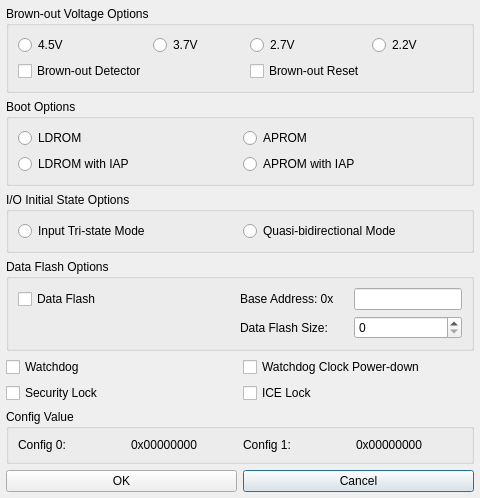
<?xml version="1.0" encoding="UTF-8"?>
<ui version="4.0">
 <class>Dialog</class>
 <widget class="QDialog" name="Dialog">
  <property name="geometry">
   <rect>
    <x>0</x>
    <y>0</y>
    <width>480</width>
    <height>349</height>
   </rect>
  </property>
  <layout class="QGridLayout" name="outer_layout">
   <property name="leftMargin">
    <number>6</number>
   </property>
   <property name="topMargin">
    <number>6</number>
   </property>
   <property name="rightMargin">
    <number>6</number>
   </property>
   <property name="bottomMargin">
    <number>6</number>
   </property>
   <property name="spacing">
    <number>6</number>
   </property>
   <item row="2" column="2" colspan="2">
    <widget class="QGroupBox" name="IDC_GROUP_IO_STATE">
     <property name="title">
      <string>I/O Initial State Options</string>
     </property>
     <layout class="QHBoxLayout" name="layout_IDC_GROUP_IO_STATE">
      <item>
       <widget class="QRadioButton" name="IDC_RADIO_IO_TRI">
        <property name="text">
         <string>Input Tri-state Mode</string>
        </property>
       </widget>
      </item>
      <item>
       <widget class="QRadioButton" name="IDC_RADIO_IO_BI">
        <property name="text">
         <string>Quasi-bidirectional Mode</string>
        </property>
       </widget>
      </item>
     </layout>
    </widget>
   </item>
   <item row="6" column="2" colspan="2">
    <widget class="QGroupBox" name="IDC_GROUP_CONFIG_VALUE">
     <property name="title">
      <string>Config Value</string>
     </property>
     <layout class="QHBoxLayout" name="layout_IDC_GROUP_CONFIG_VALUE">
      <item>
       <widget class="QLabel" name="IDC_STATIC_CONFIG_0">
        <property name="text">
         <string>Config 0:</string>
        </property>
       </widget>
      </item>
      <item>
       <widget class="QLabel" name="IDC_STATIC_CONFIG_VALUE_0">
        <property name="text">
         <string>0x00000000</string>
        </property>
       </widget>
      </item>
      <item>
       <widget class="QLabel" name="IDC_STATIC_CONFIG_1">
        <property name="text">
         <string>Config 1:</string>
        </property>
       </widget>
      </item>
      <item>
       <widget class="QLabel" name="IDC_STATIC_CONFIG_VALUE_1">
        <property name="text">
         <string>0x00000000</string>
        </property>
       </widget>
      </item>
     </layout>
    </widget>
   </item>
   <item row="0" column="2" colspan="2">
    <widget class="QGroupBox" name="IDC_GROUP_BROWN_OUT_VOLTAGE">
     <property name="title">
      <string>Brown-out Voltage Options</string>
     </property>
     <layout class="QGridLayout" name="gridLayout_3">
      <item row="0" column="0">
       <widget class="QRadioButton" name="IDC_RADIO_BOV_0">
        <property name="text">
         <string>4.5V</string>
        </property>
       </widget>
      </item>
      <item row="0" column="1">
       <widget class="QRadioButton" name="IDC_RADIO_BOV_1">
        <property name="text">
         <string>3.7V</string>
        </property>
       </widget>
      </item>
      <item row="0" column="2">
       <widget class="QRadioButton" name="IDC_RADIO_BOV_2">
        <property name="text">
         <string>2.7V</string>
        </property>
       </widget>
      </item>
      <item row="0" column="3">
       <widget class="QRadioButton" name="IDC_RADIO_BOV_3">
        <property name="text">
         <string>2.2V</string>
        </property>
       </widget>
      </item>
      <item row="1" column="0">
       <widget class="QCheckBox" name="IDC_CHECK_BROWN_OUT_DETECT">
        <property name="text">
         <string>Brown-out Detector</string>
        </property>
       </widget>
      </item>
      <item row="1" column="2">
       <widget class="QCheckBox" name="IDC_CHECK_BROWN_OUT_RESET">
        <property name="text">
         <string>Brown-out Reset</string>
        </property>
       </widget>
      </item>
     </layout>
    </widget>
   </item>
   <item row="1" column="2" colspan="2">
    <widget class="QGroupBox" name="IDC_GROUP_BOOT_SELECT">
     <property name="title">
      <string>Boot Options</string>
     </property>
     <layout class="QGridLayout" name="gridLayout_2">
      <item row="0" column="0">
       <widget class="QRadioButton" name="IDC_RADIO_BS_LDROM">
        <property name="text">
         <string>LDROM</string>
        </property>
       </widget>
      </item>
      <item row="0" column="1">
       <widget class="QRadioButton" name="IDC_RADIO_BS_APROM">
        <property name="text">
         <string>APROM</string>
        </property>
       </widget>
      </item>
      <item row="1" column="0">
       <widget class="QRadioButton" name="IDC_RADIO_BS_LDROM_APROM">
        <property name="text">
         <string>LDROM with IAP</string>
        </property>
       </widget>
      </item>
      <item row="1" column="1">
       <widget class="QRadioButton" name="IDC_RADIO_BS_APROM_LDROM">
        <property name="text">
         <string>APROM with IAP</string>
        </property>
       </widget>
      </item>
     </layout>
    </widget>
   </item>
   <item row="3" column="2" colspan="2">
    <widget class="QGroupBox" name="IDC_GROUP_DATA_FLASH">
     <property name="title">
      <string>Data Flash Options</string>
     </property>
     <layout class="QGridLayout" name="gridLayout" columnstretch="2,1,1">
      <item row="0" column="0">
       <widget class="QCheckBox" name="IDC_CHECK_DATA_FLASH_ENABLE">
        <property name="text">
         <string>Data Flash</string>
        </property>
       </widget>
      </item>
      <item row="0" column="1">
       <widget class="QLabel" name="IDC_STATIC_FLASH_BASE_ADDRESS">
        <property name="text">
         <string>Base Address: 0x</string>
        </property>
       </widget>
      </item>
      <item row="0" column="2">
       <widget class="QLineEdit" name="IDC_EDIT_FLASH_BASE_ADDRESS"/>
      </item>
      <item row="1" column="1">
       <widget class="QLabel" name="IDC_STATIC_DATA_FLASH_SIZE">
        <property name="text">
         <string>Data Flash Size:</string>
        </property>
       </widget>
      </item>
      <item row="1" column="2">
       <widget class="QSpinBox" name="IDC_SPIN_DATA_FLASH_SIZE"/>
      </item>
     </layout>
    </widget>
   </item>
   <item row="4" column="2">
    <widget class="QCheckBox" name="IDC_CHECK_WDT_ENABLE">
     <property name="text">
      <string>Watchdog</string>
     </property>
    </widget>
   </item>
   <item row="7" column="3">
    <widget class="QPushButton" name="IDCANCEL">
     <property name="text">
      <string>Cancel</string>
     </property>
    </widget>
   </item>
   <item row="4" column="3">
    <widget class="QCheckBox" name="IDC_CHECK_WDT_POWER_DOWN">
     <property name="text">
      <string>Watchdog Clock Power-down</string>
     </property>
    </widget>
   </item>
   <item row="5" column="2">
    <widget class="QCheckBox" name="IDC_CHECK_SECURITY_LOCK">
     <property name="text">
      <string>Security Lock</string>
     </property>
    </widget>
   </item>
   <item row="7" column="2">
    <widget class="QPushButton" name="IDOK">
     <property name="text">
      <string>OK</string>
     </property>
    </widget>
   </item>
   <item row="5" column="3">
    <widget class="QCheckBox" name="IDC_CHECK_ICE_LOCK">
     <property name="text">
      <string>ICE Lock</string>
     </property>
    </widget>
   </item>
  </layout>
 </widget>
 <resources/>
 <connections/>
</ui>
